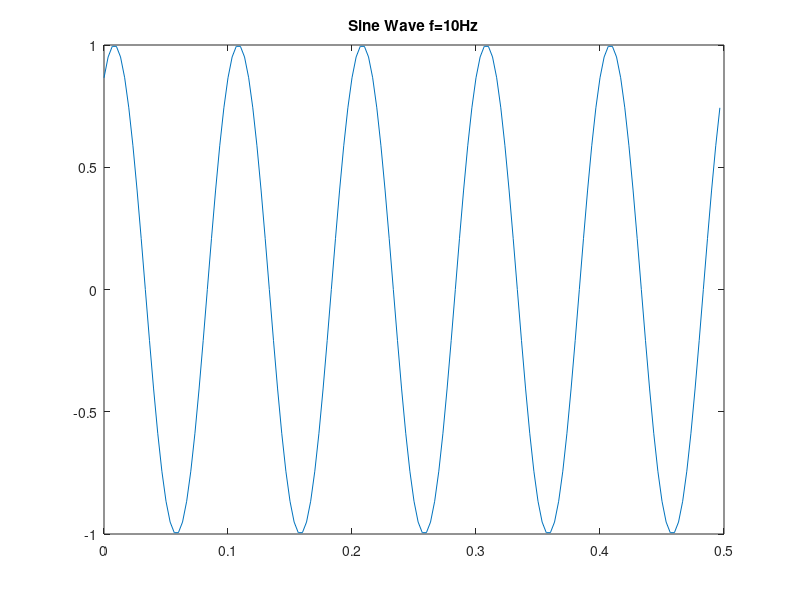

MATLAB code to generate this figure:
f=10; %frequency of sine wave
overSampRate=30; %oversampling rate
fs=overSampRate*f; %sampling frequency
phase = 1/3*pi; %desired phase shift in radians
nCyl = 5; %to generate five cycles of sine wave
t=0:1/fs:nCyl*1/f-1/fs; %time base

g=sin(2*pi*f*t+phase); %replace with cos if a cosine wave is desired
plot(t,g); title(['Sine Wave f=', num2str(f), 'Hz']);